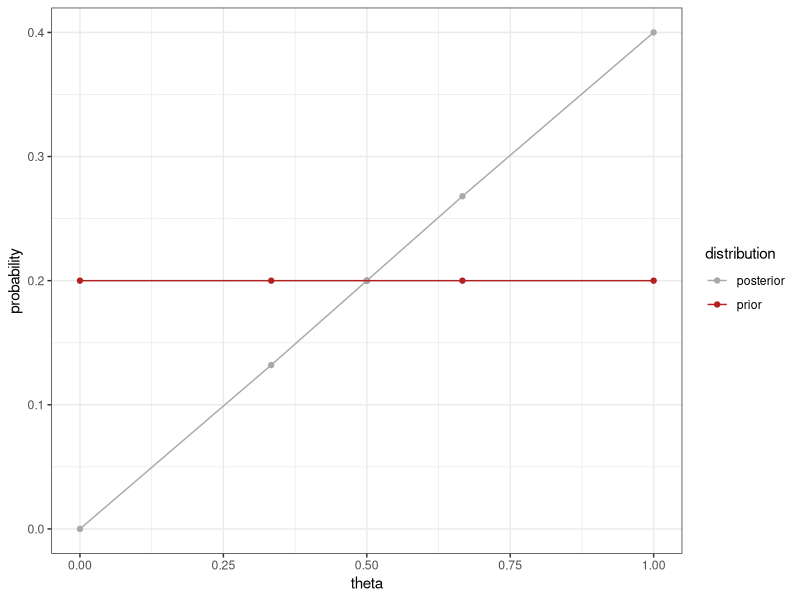
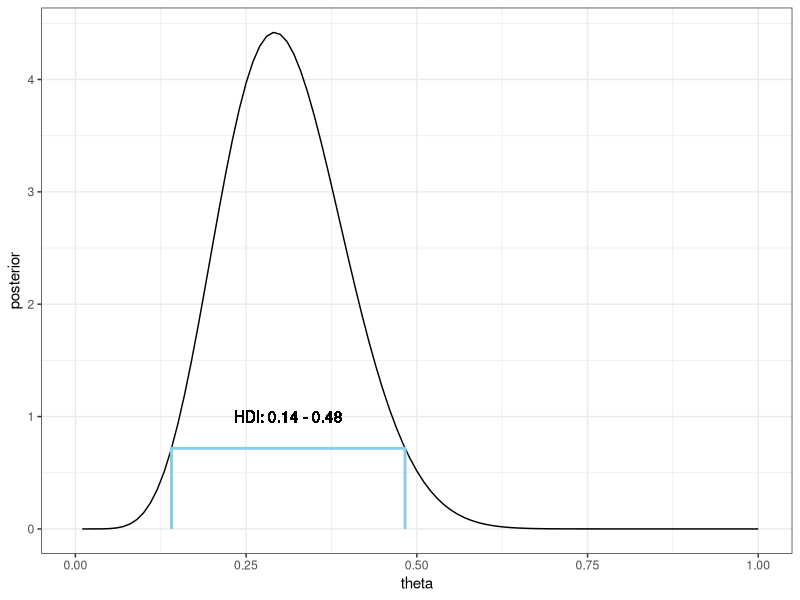

Write the R code that produced these figures, in order.
## ---- chunk 1
knitr::opts_chunk$set(echo=TRUE, warning=FALSE, message=FALSE, dev.args = list(bg = 'transparent'), fig.align='center')
require('tidyverse')
require('forcats')
theme_set(theme_bw() + theme(plot.background=element_blank()) )
## ---- chunk 2

## ---- chunk 3
  # require('gtools')
  # x = matrix(rdirichlet(1, rep(1, 12)), nrow = 3)
  prob2ds = matrix(c(0.03, 0.09, 0.04, 0.04, 0.09, 0.02, 0, 0.05, 0.09, 0.41, 0.01, 0.13), nrow = 3)
  rownames(prob2ds) = c("blue", 'green', 'brown')
  colnames(prob2ds) = c("blond", 'brown', 'red', 'black')
## ---- chunk 4
prob2ds
## ---- chunk 5
  rowSums(prob2ds)
## ---- chunk 6
prob2ds
## ---- chunk 7
  prob2ds["blue",] %>% (function(x) x/sum(x))
## ---- chunk 8
  likelihood = round(matrix(c(0, 1, 1/3, 2/3, 1/2, 1/2, 2/3, 1/3, 1, 0), nrow = 2),2)
  rownames(likelihood) = c("succ", 'fail')
  colnames(likelihood) = c("t=0", "t=1/3", "t=1/2", "t=2/3", "t=1")
## ---- chunk 9
  likelihood
## ---- chunk 10
  prob2d = likelihood  * 0.2
  prob2d
## ---- chunk 11
  prob2d
## ---- chunk 12
  prob2d["succ",] %>% 
    (function(x) x / sum(x))
## ---- chunk 13
  plotData = data.frame(prior = rep(0.2,5), posterior = prob2d[1,]/sum(prob2d[1,]), theta = c(0, 1/3, 0.5, 2/3, 1))
  plotData = gather(plotData, key = distribution, value = probability, prior, posterior )
  ggplot(plotData, aes(x = theta, y = probability, color = distribution )) + geom_point() + geom_line() + theme(plot.background=element_blank()) + 
    scale_color_manual(values = c("darkgrey", "firebrick"))
## ---- chunk 14

HDIofICDF = function( ICDFname , credMass=0.95 , tol=1e-8 , ... ) {
  # Arguments:
  #   ICDFname is R's name for the inverse cumulative density function
  #     of the distribution.
  #   credMass is the desired mass of the HDI region.
  #   tol is passed to R's optimize function.
  # Return value:
  #   Highest density iterval (HDI) limits in a vector.
  # Example of use: For determining HDI of a beta(30,12) distribution, type
  #   HDIofICDF( qbeta , shape1 = 30 , shape2 = 12 )
  #   Notice that the parameters of the ICDFname must be explicitly named;
  #   e.g., HDIofICDF( qbeta , 30 , 12 ) does not work.
  # Adapted and corrected from Greg Snow's TeachingDemos package.
  incredMass =  1.0 - credMass
  intervalWidth = function( lowTailPr , ICDFname , credMass , ... ) {
    ICDFname( credMass + lowTailPr , ... ) - ICDFname( lowTailPr , ... )
  }
  optInfo = optimize( intervalWidth , c( 0 , incredMass ) , ICDFname=ICDFname ,
                      credMass=credMass , tol=tol , ... )
  HDIlowTailPr = optInfo$minimum
  return( c( ICDFname( HDIlowTailPr , ... ) ,
             ICDFname( credMass + HDIlowTailPr , ... ) ) )
}

plotData = data.frame(theta = seq(0.01,1, by = 0.01),
                      post = dbeta(seq(0.01,1, by = 0.01), 8, 18 ))
hdi = HDIofICDF( qbeta , shape1 = 8 , shape2 = 18 )
hdiData = data.frame(theta = rep(hdi, each = 2),
                     post = c(0,dbeta(hdi, 8, 18), 0))
ggplot(plotData, aes(x = theta, y = post)) + xlim(0,1) + geom_line(color = "black") + ylab("posterior") +
  geom_line(data = hdiData, aes(x = theta, y = post), color = "skyblue", size = 1) +
  geom_text(x = mean(hdi), y = 1, label = "HDI: 0.14 - 0.48")

